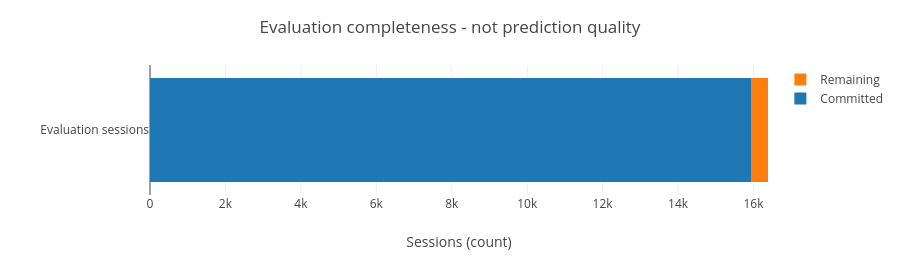

Notebook cell for this chart:
### Markdown cell above
## 2. What is complete, and what remains?

The real eight-session replay passed before fitting. All 384 additional training chunks were generated, and the three models were sealed. Evaluation then committed 249 chunks of 64 sessions each before stopping at its deadline.

The returned archive passed 922 included-file checksum checks; all 249 scoring chunks match the frozen ID order, count bounds and receipts. Model seals agree with model receipts and the omitted-artifact inventory. Actual native weights are private and were not downloaded for this review.

The saved AWS notebook has six executed code cells and three inline Plotly figures with static previews, but it is an evidence/plan notebook: `new_experiment_included` is false. It must not be represented as the completed scale-up result.

### Code cell
done, planned = s["evaluation_sessions_completed"], s["evaluation_sessions_planned"]
f = go.Figure([go.Bar(name="Committed",x=[done],y=["Evaluation sessions"],orientation="h"),go.Bar(name="Remaining",x=[planned-done],y=["Evaluation sessions"],orientation="h")])
f.update_layout(width=900,height=260,barmode="stack",template=None,title="Evaluation completeness - not prediction quality",xaxis_title="Sessions (count)",xaxis=dict(range=[0,planned]),margin=dict(t=65,l=150,b=65))
w = done/planned*660
svg = f'<svg xmlns="http://www.w3.org/2000/svg" width="900" height="180" role="img"><title>Evaluation checkpoint progress</title><text x="20" y="30" font-size="20">Evaluation completeness, not prediction quality</text><rect x="20" y="55" width="660" height="28" opacity="0.2"/><rect x="20" y="55" width="{w:.2f}" height="28"/><text x="20" y="115">15,936 / 16,384 sessions committed (97.27%).</text><text x="20" y="145">448 sessions remain; final recall and promotion decision are pending.</text></svg>'
svg = svg.replace('<title>', f'<rect width="100%" height="100%" fill="{bg}"/><title>', 1)
display({"application/vnd.plotly.v1+json":f.to_plotly_json(),"image/svg+xml":svg,"text/plain":"249 of 256 evaluation chunks complete"},raw=True)
print(f"{planned-done:,} sessions = 7 chunks remain. Resume checkpoints, not training.")

### Figure 1 — Plotly figure (JSON) as saved in the notebook; plotly's stock layout.template omitted (floating-point values rounded to 4 significant figures)
{"data": [{"name": "Committed", "orientation": "h", "x": [15936], "y": ["Evaluation sessions"], "type": "bar"}, {"name": "Remaining", "orientation": "h", "x": [448], "y": ["Evaluation sessions"], "type": "bar"}], "layout": {"xaxis": {"title": {"text": "Sessions (count)"}, "range": [0, 16384]}, "margin": {"t": 65, "l": 150, "b": 65}, "width": 900, "height": 260, "barmode": "stack", "title": {"text": "Evaluation completeness - not prediction quality"}}}
